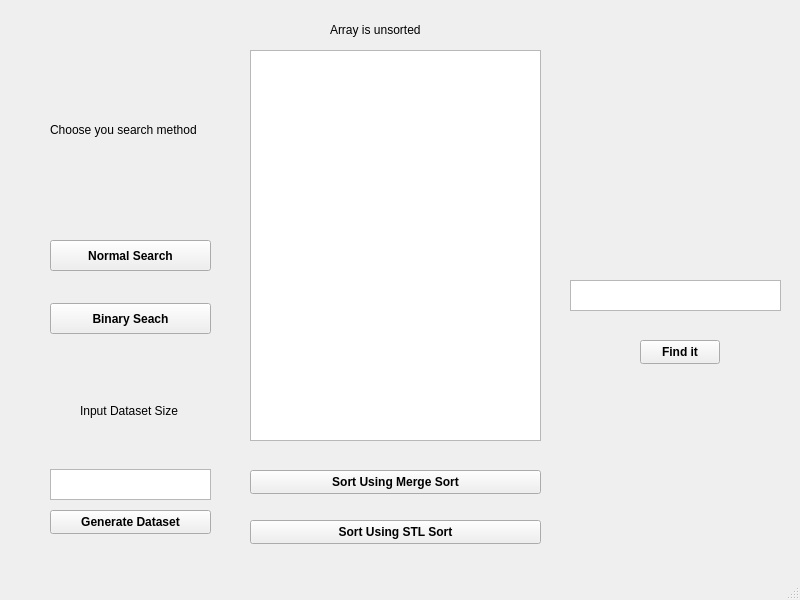
<?xml version="1.0" encoding="UTF-8"?>
<ui version="4.0">
 <class>MainWindow</class>
 <widget class="QMainWindow" name="MainWindow">
  <property name="geometry">
   <rect>
    <x>0</x>
    <y>0</y>
    <width>800</width>
    <height>600</height>
   </rect>
  </property>
  <property name="windowTitle">
   <string>MainWindow</string>
  </property>
  <property name="styleSheet">
   <string notr="true">QPushButton {font-weight: bold;color: #000000}</string>
  </property>
  <widget class="QWidget" name="centralwidget">
   <widget class="QPushButton" name="NormalSearch">
    <property name="geometry">
     <rect>
      <x>50</x>
      <y>240</y>
      <width>161</width>
      <height>31</height>
     </rect>
    </property>
    <property name="text">
     <string>Normal Search</string>
    </property>
   </widget>
   <widget class="QPushButton" name="BinarySearch">
    <property name="geometry">
     <rect>
      <x>50</x>
      <y>303</y>
      <width>161</width>
      <height>31</height>
     </rect>
    </property>
    <property name="text">
     <string>Binary Seach</string>
    </property>
   </widget>
   <widget class="QPushButton" name="GenerateDataset">
    <property name="geometry">
     <rect>
      <x>50</x>
      <y>510</y>
      <width>161</width>
      <height>24</height>
     </rect>
    </property>
    <property name="text">
     <string>Generate Dataset</string>
    </property>
   </widget>
   <widget class="QTextEdit" name="textEdit">
    <property name="geometry">
     <rect>
      <x>50</x>
      <y>469</y>
      <width>161</width>
      <height>31</height>
     </rect>
    </property>
   </widget>
   <widget class="QLabel" name="label">
    <property name="geometry">
     <rect>
      <x>50</x>
      <y>99</y>
      <width>161</width>
      <height>61</height>
     </rect>
    </property>
    <property name="text">
     <string>Choose you search method</string>
    </property>
   </widget>
   <widget class="QListWidget" name="listWidget">
    <property name="geometry">
     <rect>
      <x>250</x>
      <y>50</y>
      <width>291</width>
      <height>391</height>
     </rect>
    </property>
   </widget>
   <widget class="QLabel" name="label_2">
    <property name="geometry">
     <rect>
      <x>330</x>
      <y>20</y>
      <width>171</width>
      <height>20</height>
     </rect>
    </property>
    <property name="text">
     <string>Array is unsorted</string>
    </property>
   </widget>
   <widget class="QPushButton" name="MergeSort">
    <property name="geometry">
     <rect>
      <x>250</x>
      <y>470</y>
      <width>291</width>
      <height>24</height>
     </rect>
    </property>
    <property name="text">
     <string>Sort Using Merge Sort</string>
    </property>
   </widget>
   <widget class="QPushButton" name="STLsort">
    <property name="geometry">
     <rect>
      <x>250</x>
      <y>520</y>
      <width>291</width>
      <height>24</height>
     </rect>
    </property>
    <property name="text">
     <string>Sort Using STL Sort</string>
    </property>
   </widget>
   <widget class="QLabel" name="DatasetSize">
    <property name="geometry">
     <rect>
      <x>590</x>
      <y>50</y>
      <width>151</width>
      <height>31</height>
     </rect>
    </property>
    <property name="text">
     <string/>
    </property>
   </widget>
   <widget class="QTextEdit" name="textEdit_2">
    <property name="geometry">
     <rect>
      <x>570</x>
      <y>280</y>
      <width>211</width>
      <height>31</height>
     </rect>
    </property>
   </widget>
   <widget class="QPushButton" name="Findit">
    <property name="geometry">
     <rect>
      <x>640</x>
      <y>340</y>
      <width>80</width>
      <height>24</height>
     </rect>
    </property>
    <property name="text">
     <string>Find it</string>
    </property>
   </widget>
   <widget class="QLabel" name="label_4">
    <property name="geometry">
     <rect>
      <x>80</x>
      <y>400</y>
      <width>111</width>
      <height>21</height>
     </rect>
    </property>
    <property name="text">
     <string>Input Dataset Size</string>
    </property>
   </widget>
   <widget class="QLabel" name="SearchAlgorithm">
    <property name="geometry">
     <rect>
      <x>590</x>
      <y>100</y>
      <width>141</width>
      <height>31</height>
     </rect>
    </property>
    <property name="text">
     <string/>
    </property>
   </widget>
   <widget class="QLabel" name="sortingAlgorithm">
    <property name="geometry">
     <rect>
      <x>600</x>
      <y>160</y>
      <width>151</width>
      <height>31</height>
     </rect>
    </property>
    <property name="text">
     <string/>
    </property>
   </widget>
  </widget>
  <widget class="QMenuBar" name="menubar">
   <property name="geometry">
    <rect>
     <x>0</x>
     <y>0</y>
     <width>800</width>
     <height>21</height>
    </rect>
   </property>
  </widget>
  <widget class="QStatusBar" name="statusbar"/>
 </widget>
 <resources/>
 <connections/>
</ui>
